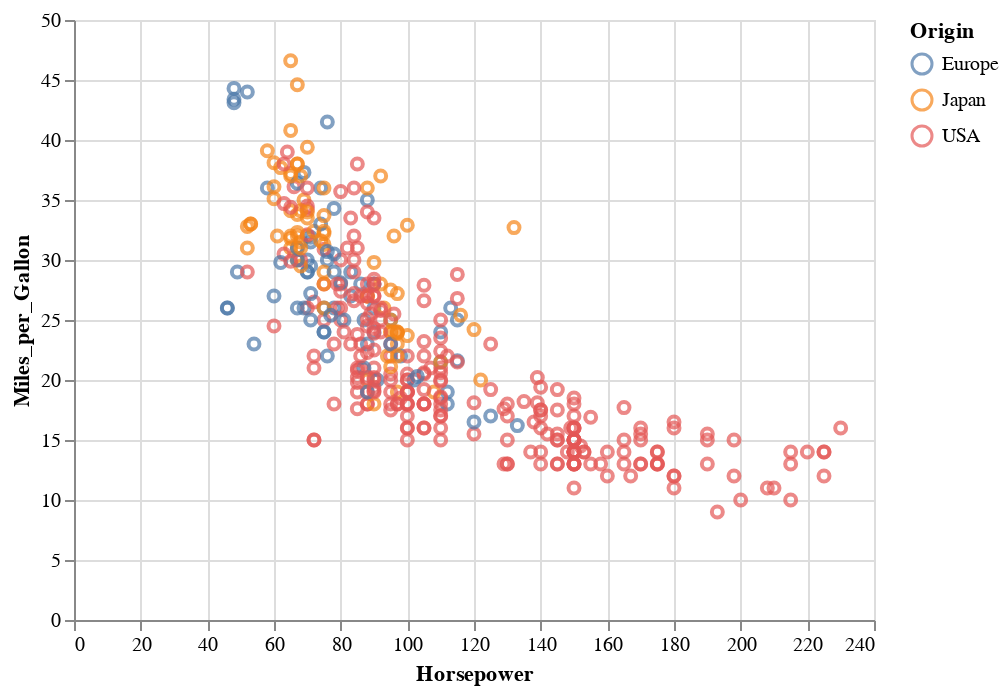

Notebook code for this chart:
### Code cell
alt.Chart(car).mark_point().encode(
    x='Horsepower',
    y='Miles_per_Gallon',
    color='Origin',
)

### Figure 1 — Vega-Lite specification as saved in the notebook (floating-point values rounded to 4 significant figures; data arrays with more than 128 entries replaced by an {"elided": "..."} marker saying what was removed)
{"$schema": "https://vega.github.io/schema/vega-lite/v2.json", "config": {"view": {"height": 300, "width": 400}}, "data": {"values": {"elided": "406 records"}}, "encoding": {"color": {"field": "Origin", "type": "nominal"}, "x": {"field": "Horsepower", "type": "quantitative"}, "y": {"field": "Miles_per_Gallon", "type": "quantitative"}}, "mark": "point"}
